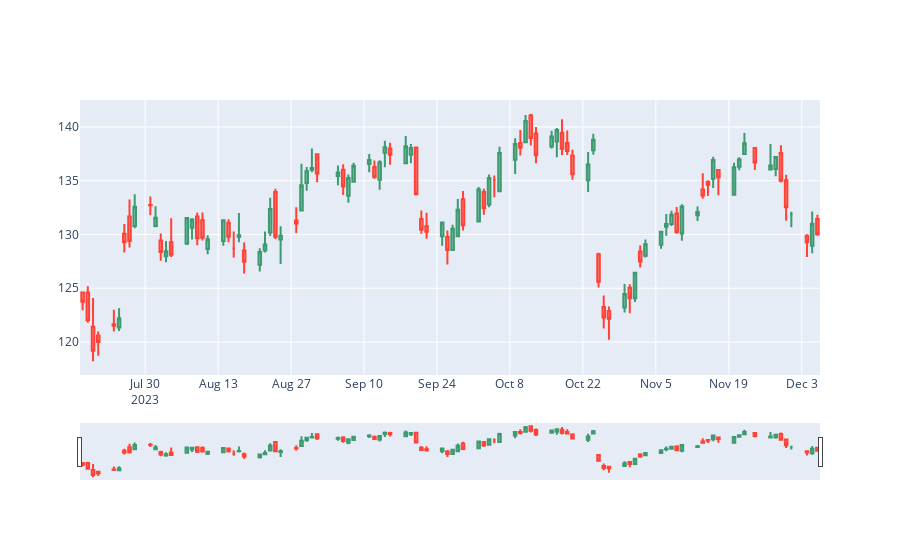

Source (notebook cell):
### Code cell
%matplotlib inline
import matplotlib.pyplot as plt 
import pandas as pd
import plotly.graph_objects as go
from datetime import datetime

df = pd.read_csv('../Dataset/data_historic_stock.csv')
df = df[df['Ticker'] == 'GOOGL']
df['Date'] = pd.to_datetime(df['Date'], format="%Y-%m-%d")
print(df.dtypes)

fig = go.Figure(data=[go.Candlestick(x=df['Date'],
                open=df['Open'],
                high=df['High'],
                low=df['Low'],
                close=df['Close'])])

fig.show()
